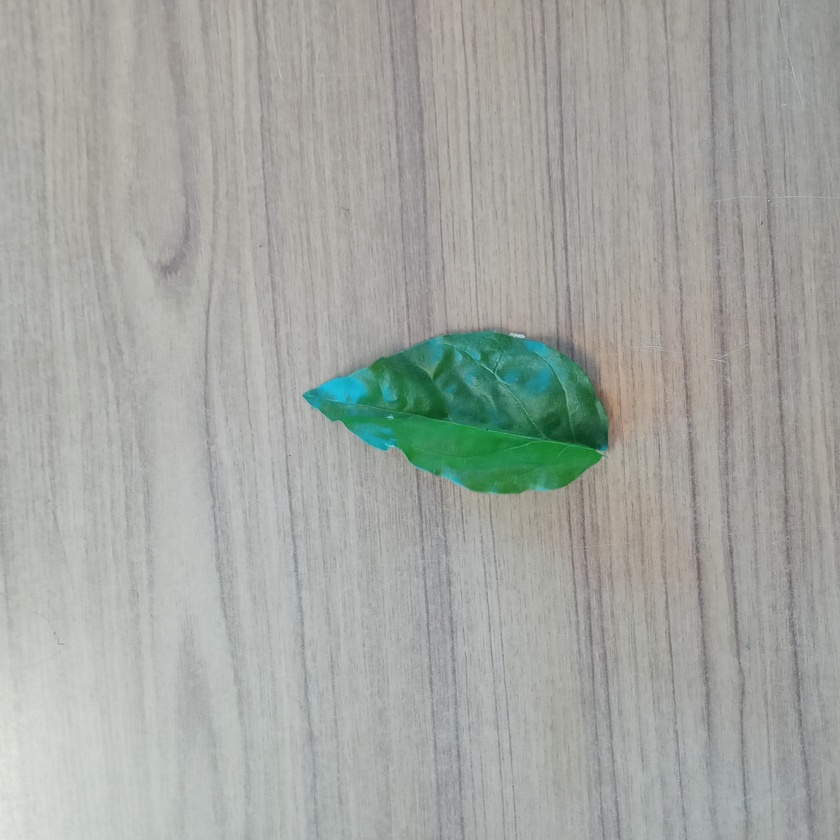
#> input picture DATA_SET/1.jpg, 840 x 840 px, shrunk from 3000 x 3000 before the run, given in place of the camera
$ python main6.py
#> lines starting #> are read from the running program, lines starting #| are printed output that depends on the picture; after the words box and inside, x2 and y2 are one past the last pixel; in counts of white or black regions, pixels touching at a corner belong together
import cv2
import matplotlib.pyplot as plt
import matplotlib.animation as animation
import numpy as np

global grey_result, thresh255

# Open the camera
cam = cv2.VideoCapture(1, cv2.CAP_DSHOW)

# Define HSV range for green
lower_green = np.array([35, 40, 40])
upper_green = np.array([85, 255, 255])

# Create Matplotlib figure
fig, ax = plt.subplots(1, 2, figsize=(10, 10))
ret, frame = cam.read()
#> frame is the input picture: shape (840, 840, 3); mean B, G, R 161.6, 166.8, 163.1

if not ret:
    print("Error: Camera not capturing frames!")

hsv = cv2.cvtColor(frame, cv2.COLOR_BGR2HSV)
#> hsv: shape (840, 840, 3); mean H, S, V 43.6, 16.9, 168.5
org_im = ax[0].imshow(cv2.cvtColor(frame, cv2.COLOR_BGR2RGB))
ax[0].axis('off')
ax[0].set_title('Original')

mask = cv2.inRange(hsv, lower_green, upper_green)
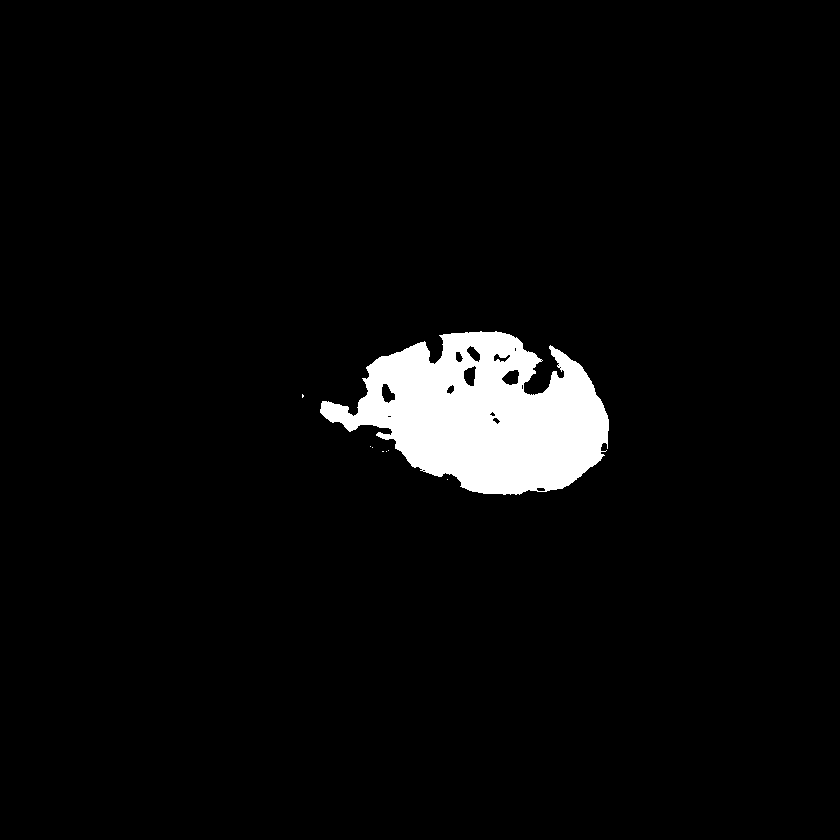
#> mask: shape (840, 840); 4.1% white; 8 white regions (7 under 20 px), largest, box (x1, y1, x2, y2) and area: (320, 331, 609, 495) 29082
result = cv2.bitwise_and(frame, frame, mask=mask)
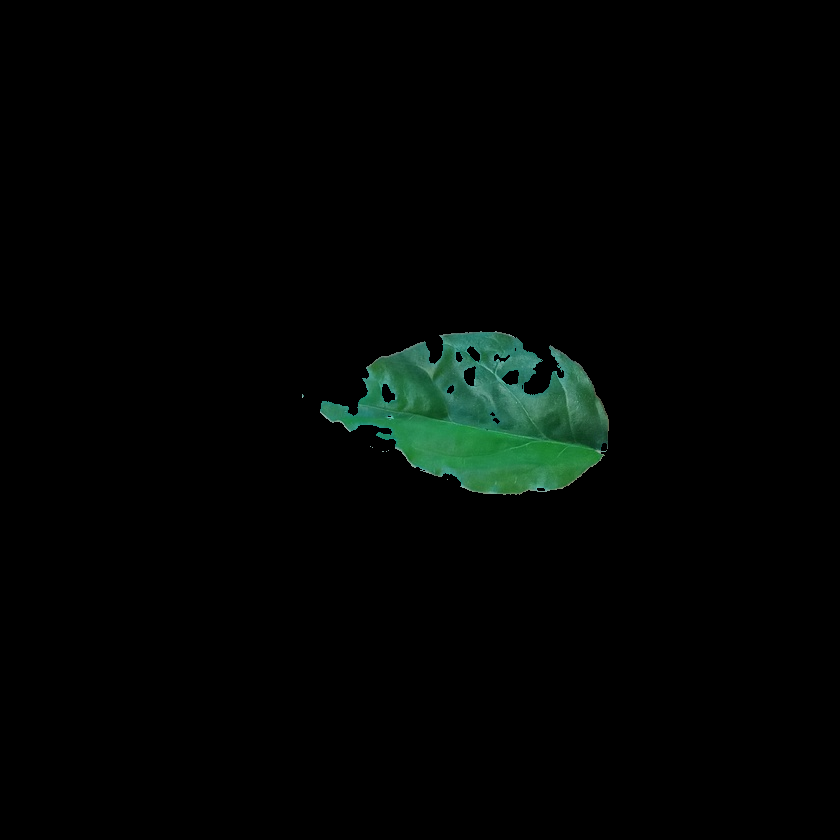
#> result: shape (840, 840, 3); mean B, G, R 3.5, 5.1, 1.9
grey_result = cv2.cvtColor(result, cv2.COLOR_BGR2GRAY)
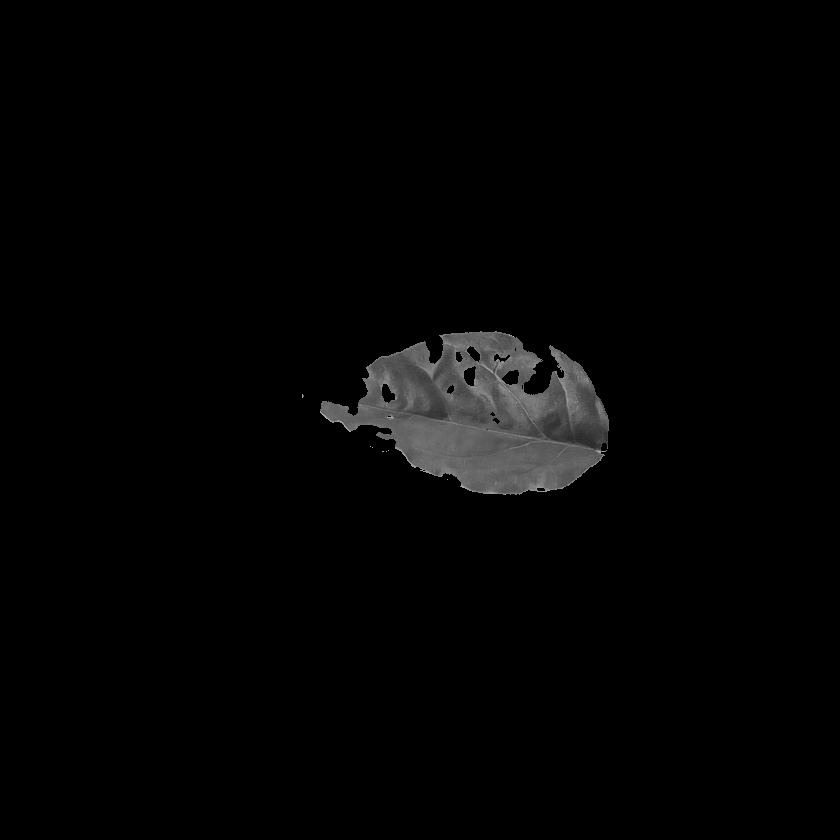
#> grey_result: shape (840, 840); min 0, max 176, mean 4
ret, thresh255 = cv2.threshold(grey_result, 127, 255, cv2.THRESH_BINARY)
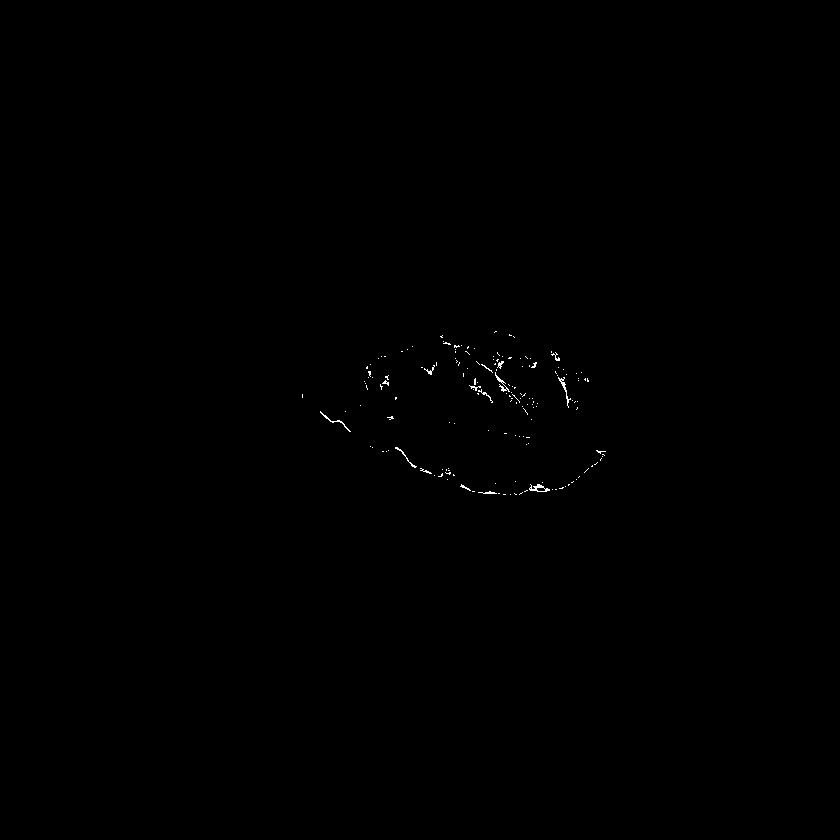
#> thresh255: shape (840, 840); 0.14% white in thin lines or dots, all inside (x1, y1, x2, y2) = (302, 331, 606, 495)

# Fix: Convert mask to uint8 to ensure proper display
mask_im = ax[1].imshow(mask.astype(np.uint8), cmap="gray", vmin=0, vmax=255)
ax[1].axis('off')
ax[1].set_title('Mask')

# Fix: Convert thresholded image to uint8 for proper display
# result_im = ax[2].imshow(thresh255.astype(np.uint8), cmap="gray", vmin=0, vmax=255)
# ax[2].axis('off')
# ax[2].set_title('Thresholded Result')

def update(_):
    """Update function for Matplotlib animation"""
    global grey_result, thresh255
    ret, frame = cam.read()

    if ret:
        rgb = cv2.cvtColor(frame, cv2.COLOR_BGR2RGB)
        hsv = cv2.cvtColor(frame, cv2.COLOR_BGR2HSV)  # Use BGR for consistency
        mask = cv2.inRange(hsv, lower_green, upper_green)
        result = cv2.bitwise_and(frame, frame, mask=mask)
        # [10 lines of commented-out code are left out]

        org_im.set_array(rgb)

        # Fix: Ensure grayscale images are displayed correctly
        mask_im.set_array(mask.astype(np.uint8))
        # result_im.set_array(thresh255.astype(np.uint8))

    return org_im, mask_im

def on_close(event):
    """Handles closing event of Matplotlib window"""
    print("Closing camera...")
    cam.release()
    cv2.destroyAllWindows()

fig.canvas.mpl_connect('close_event', on_close)

ani = animation.FuncAnimation(fig, update, interval=5, blit=False)
plt.show()
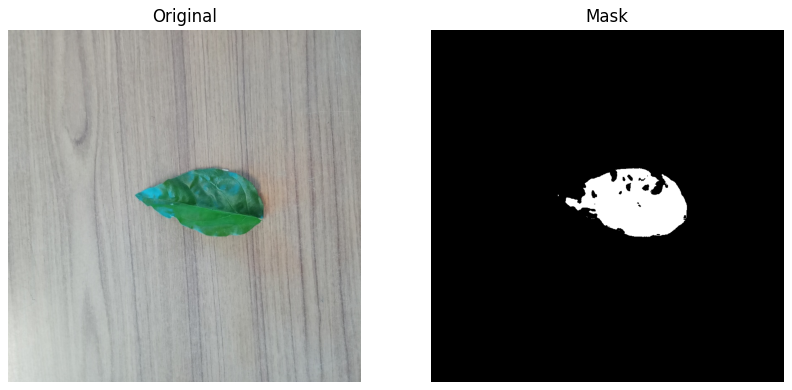
#> figure drawn by matplotlib, 2 panels

$ run again, on DATA_SET/10.jpg
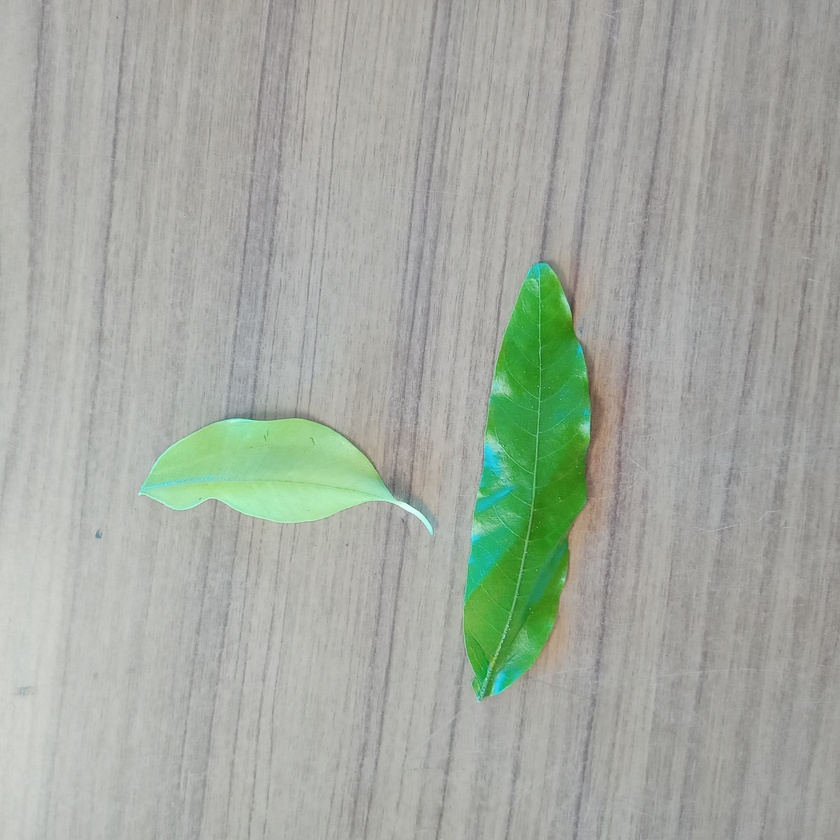
#> input picture DATA_SET/10.jpg, 840 x 840 px, shrunk from 3000 x 3000 before the run, given in place of the camera
#> frame is the input picture: shape (840, 840, 3); mean B, G, R 160.9, 170.2, 163.9
#> hsv: shape (840, 840, 3); mean H, S, V 38, 17.5, 171.1
#> `mask = cv2.inRange(hsv, lower_green, upper_green)`:
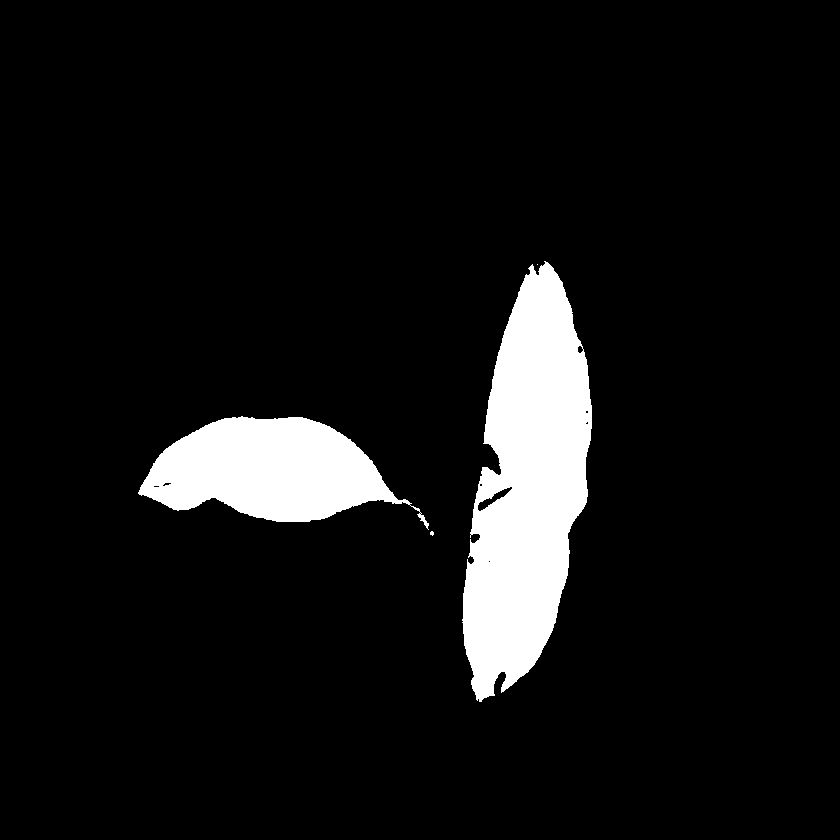
#> mask: shape (840, 840); 7.8% white; 4 white regions (2 under 20 px), largest, box (x1, y1, x2, y2) and area: (462, 261, 592, 702) 36278, (138, 416, 429, 530) 19016
#> thresh255: shape (840, 840); 4.1% white; 222 white regions (212 under 20 px), largest, box (x1, y1, x2, y2) and area: (138, 418, 408, 522) 18683, (462, 262, 572, 702) 9152, (575, 404, 591, 445) 269
#> `plt.show()`:
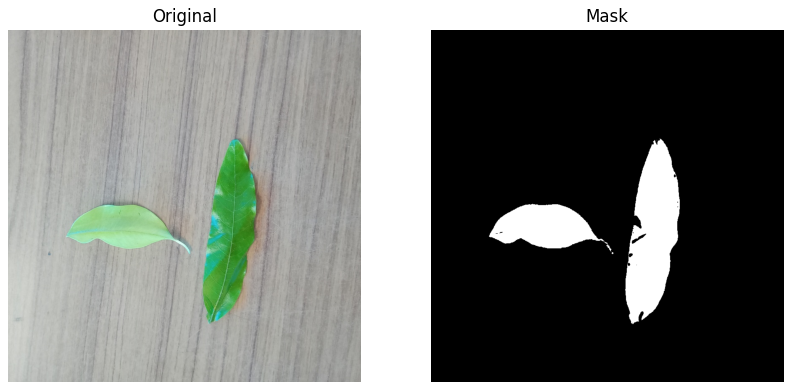
#> figure drawn by matplotlib, 2 panels

$ run again, on DATA_SET/11.jpg
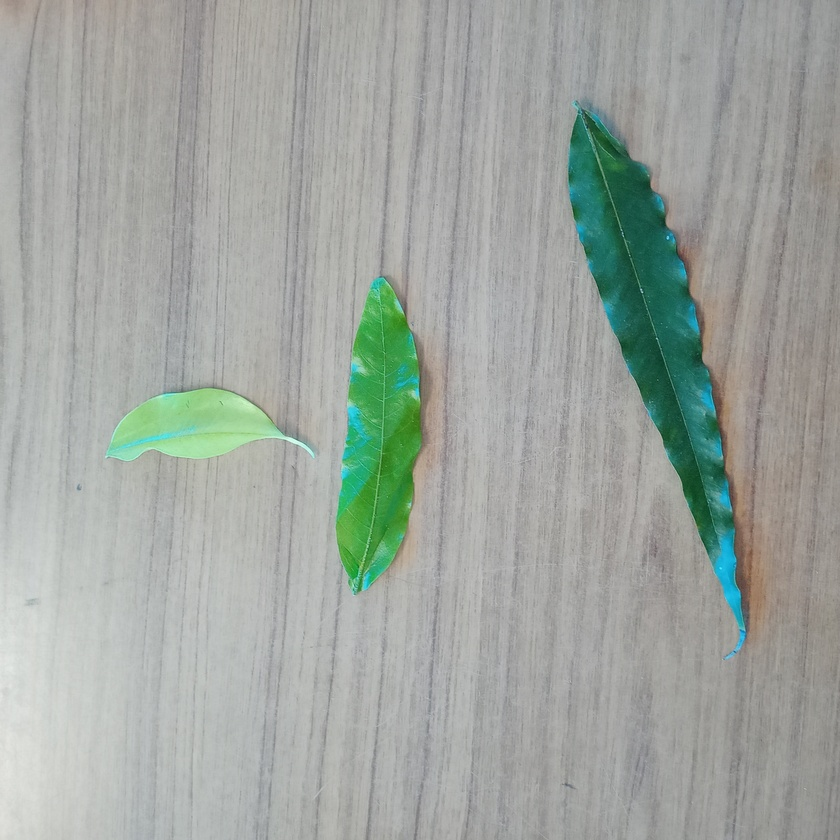
#> input picture DATA_SET/11.jpg, 840 x 840 px, shrunk from 3000 x 3000 before the run, given in place of the camera
#> frame is the input picture: shape (840, 840, 3); mean B, G, R 159.6, 165.7, 159
#> hsv: shape (840, 840, 3); mean H, S, V 44.9, 20, 167
#> `mask = cv2.inRange(hsv, lower_green, upper_green)`:
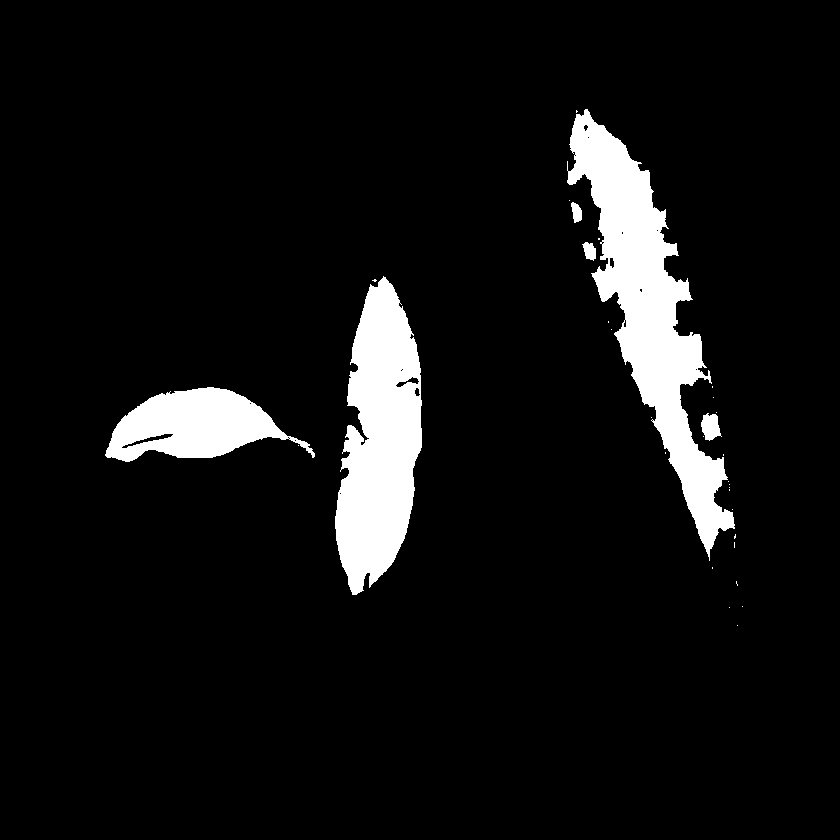
#> mask: shape (840, 840); 7.3% white; 32 white regions (26 under 20 px), largest, box (x1, y1, x2, y2) and area: (567, 109, 735, 561) 22969, (335, 276, 422, 595) 18579, (105, 387, 315, 462) 8856, (701, 413, 722, 441) 397, (582, 242, 596, 261) 181, (571, 202, 582, 223) 161
#> thresh255: shape (840, 840); 2.1% white; 316 white regions (307 under 20 px), largest, box (x1, y1, x2, y2) and area: (105, 388, 315, 462) 8741, (335, 278, 420, 595) 4911, (340, 440, 376, 484) 450
#> `plt.show()`:
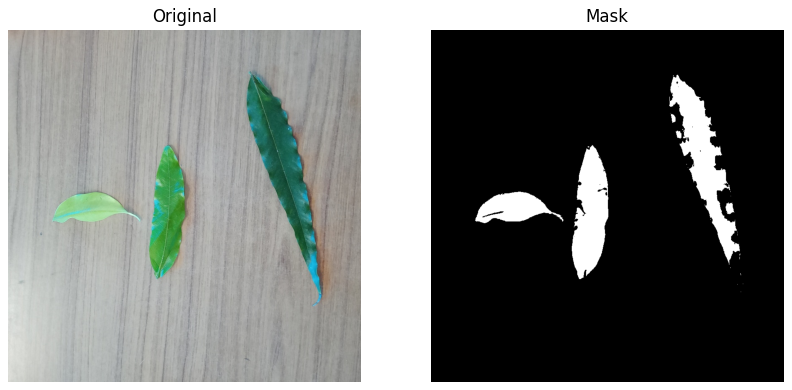
#> figure drawn by matplotlib, 2 panels

$ run again, on DATA_SET/12.jpg
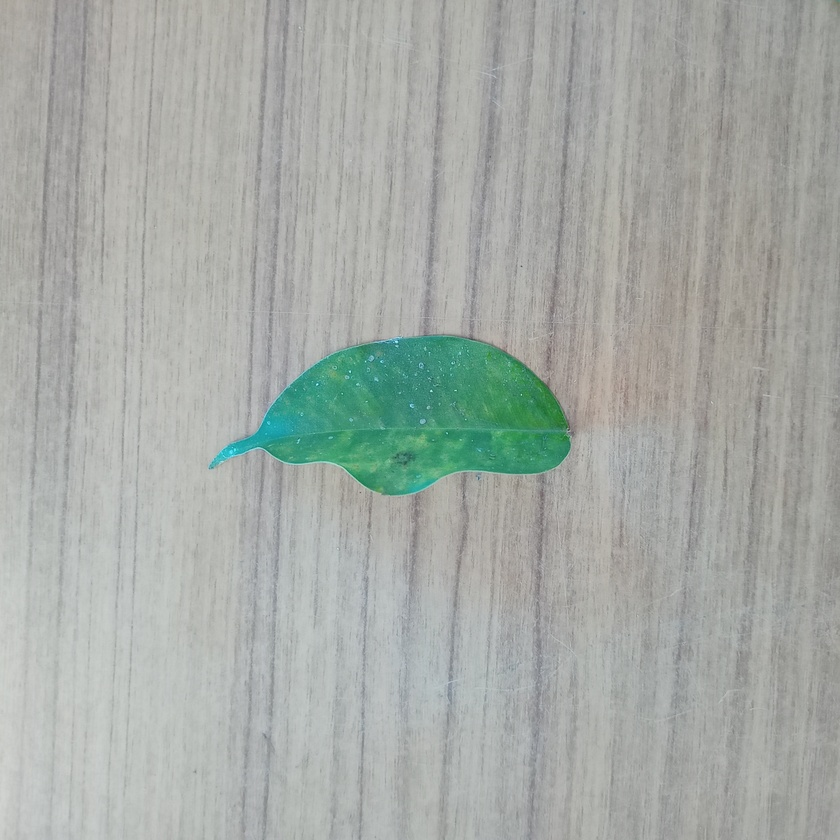
#> input picture DATA_SET/12.jpg, 840 x 840 px, shrunk from 3000 x 3000 before the run, given in place of the camera
#> frame is the input picture: shape (840, 840, 3); mean B, G, R 166.1, 170.9, 165.5
#> hsv: shape (840, 840, 3); mean H, S, V 47.2, 14.8, 171.6
#> `mask = cv2.inRange(hsv, lower_green, upper_green)`:
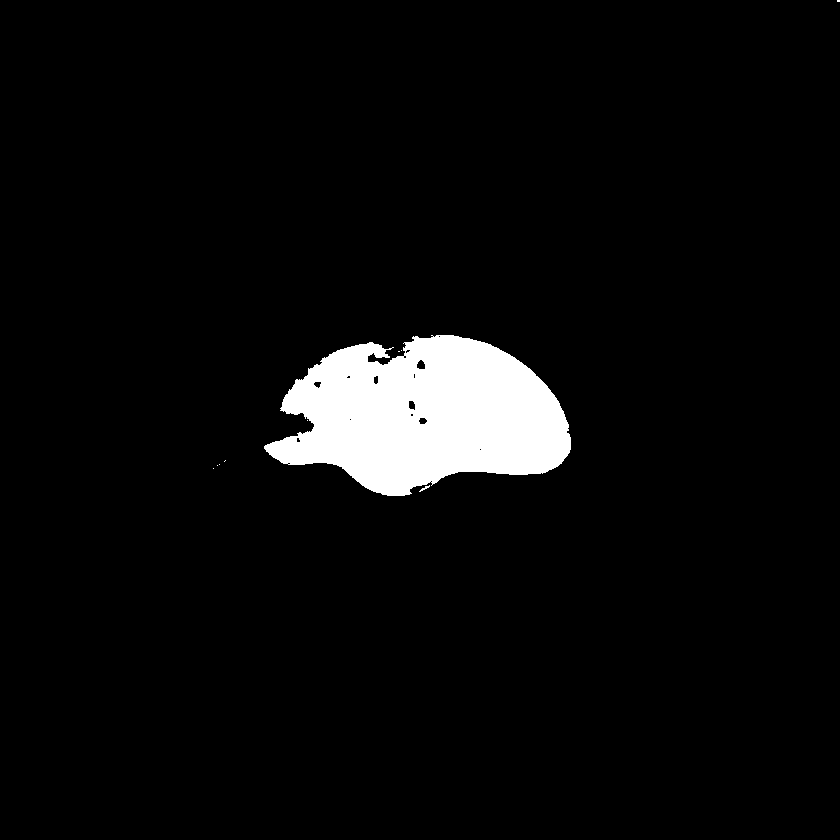
#> mask: shape (840, 840); 4.8% white; 10 white regions (8 under 20 px), largest, box (x1, y1, x2, y2) and area: (264, 335, 571, 496) 33495, (419, 485, 430, 492) 24
#> thresh255: shape (840, 840); 0.92% white; 602 white regions (569 under 20 px), largest, box (x1, y1, x2, y2) and area: (266, 426, 528, 494) 2837, (317, 363, 349, 385) 276, (321, 342, 373, 368) 209
#> `plt.show()`:
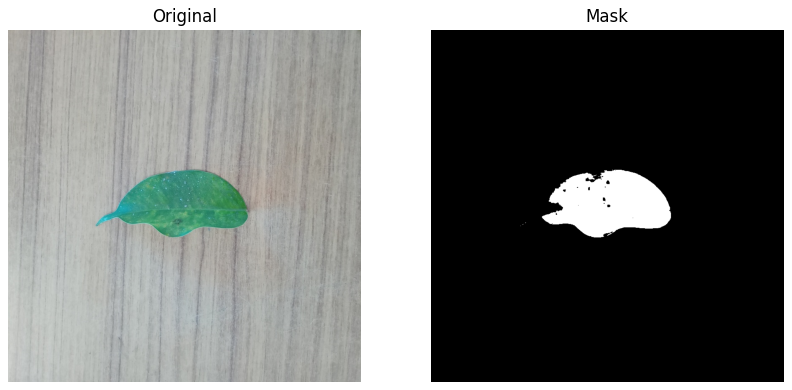
#> figure drawn by matplotlib, 2 panels
